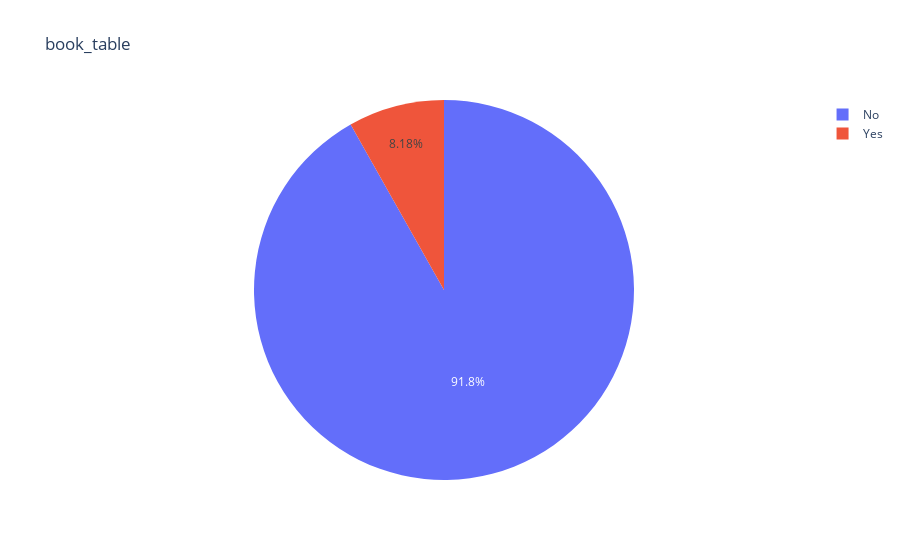

The notebook cell this image was saved under:
### Code cell
px.pie(data_frame=df_book_table, names='book_table', values='proportion', title='book_table')

### Figure 1 — Plotly figure (JSON) as saved in the notebook; plotly's stock layout.template omitted (floating-point values rounded to 4 significant figures)
{"data": [{"domain": {"x": [0, 1], "y": [0, 1]}, "hovertemplate": "book_table=%{label}<br>proportion=%{value}<extra></extra>", "labels": ["No", "Yes"], "legendgroup": "", "name": "", "showlegend": true, "type": "pie", "values": [0.9182, 0.08177]}], "layout": {"legend": {"tracegroupgap": 0}, "title": {"text": "book_table"}}}
